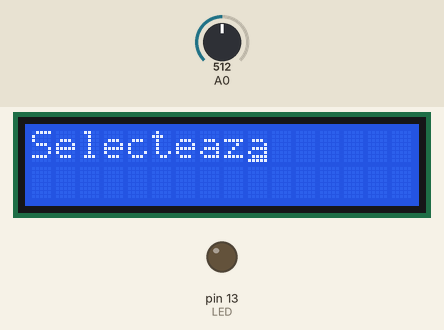
A sketch run on a simulated Arduino Uno, built with avr-gcc and run on an emulated ATmega328P. Parts: 16×2 character LCD, output pins drawn as LEDs (lit = HIGH). The test bench sets the inputs (shaded band); at power-on: A0 = 512. What the sketch prints to the serial monitor is not drawn.

Above: at 1.2 s.
1.3 s: A0 set to 633
3.0 s: A0 set to 660
At 3.4 s:
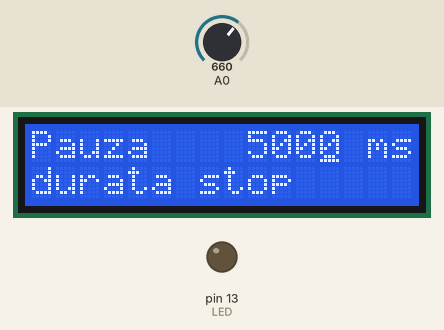
6.0 s: A0 set to 511
At 6.5 s:
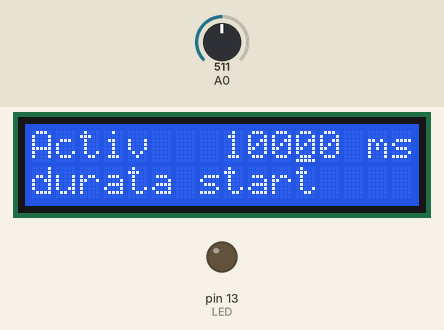
8.1 s: A0 set to 464
9.6 s: A0 set to 441
At 10.1 s:
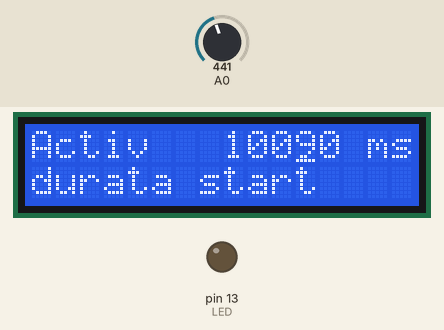
Timing chart, 0 to 12.6 s (numbered marks = the images above; inputs shaded):
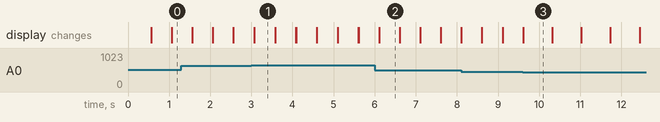

The sketch:

lcd3.ino
```cpp
//Sample using LiquidCrystal library
#include <LiquidCrystal.h>

/*******************************************************

This program will test the LCD panel and the buttons
Mark Bramwell, July 2010

********************************************************/

// select the pins used on the LCD panel
LiquidCrystal lcd(8, 9, 4, 5, 6, 7);

// define some values used by the panel and buttons
int lcd_key     = 0;
int adc_key_in  = 0;
#define btnRIGHT  0
#define btnUP     1
#define btnDOWN   2
#define btnLEFT   3
#define btnSELECT 4
#define btnNONE   5

#define actActive  	0
#define actPause   	1
#define actRun		2

#define firstDigit 	7
#define lastDigit  	12

#define delayStart  9

int tipCrt, timeActiv, timePause, timePush, nrDigit, nrCicli, nrStart;
boolean isSetActiv, isSetDigit, _canMove;
unsigned long _lastMs;

// read the buttons
int read_LCD_buttons()
{
 adc_key_in = analogRead(0);      // read the value from the sensor
 // my buttons when read are centered at these valies: 0, 144, 329, 504, 741
 // we add approx 50 to those values and check to see if we are close
 if (adc_key_in > 1000) return btnNONE; // We make this the 1st option for speed reasons since it will be the most likely result
 // For V1.1 us this threshold
 if (adc_key_in < 50)   return btnRIGHT;
 if (adc_key_in < 250)  return btnUP;
 if (adc_key_in < 450)  return btnDOWN;
 if (adc_key_in < 650)  return btnLEFT;
 if (adc_key_in < 850)  return btnSELECT;

 // For V1.0 comment the other threshold and use the one below:
/*
 if (adc_key_in < 50)   return btnRIGHT;
 if (adc_key_in < 195)  return btnUP;
 if (adc_key_in < 380)  return btnDOWN;
 if (adc_key_in < 555)  return btnLEFT;
 if (adc_key_in < 790)  return btnSELECT;
*/


 return btnNONE;  // when all others fail, return this...
}

int LED = 13; // Use the onboard Uno LED

void setup()
{
 Serial.begin(9600);
 Serial.println("LCD test!");

 lcd.begin(16, 2);              // start the library
 lcd.cursor();
 lcd.setCursor(0,0);
 lcd.print("Selecteaza"); // print a simple message

 tipCrt = actActive;
 timeActiv = 10000;
 timePause = 5000;
 timePush = 500;
 nrDigit = lastDigit;
 nrCicli = 0;
 nrStart = delayStart;

 _lastMs = 0;
 _canMove = false;

 isSetActiv = true;
 isSetDigit = false;

 pinMode(LED, OUTPUT);
}

void loop() {
//  lcd.cursor();
  lcd_key = read_LCD_buttons();  	// read the buttons


  switch (lcd_key) {
    case btnRIGHT: {
      isSetDigit = true;
      isSetActiv = false;

      if ((nrDigit + 1) > lastDigit)
        nrDigit = firstDigit;
      else
        nrDigit = nrDigit + 1;

      lcd.setCursor(nrDigit,0);

      delay(timePush);
      break;
    }

    case btnLEFT: {
      isSetDigit = true;
      isSetActiv = false;

      if ((nrDigit - 1) >= firstDigit)
        nrDigit = nrDigit - 1;
      else
        nrDigit = lastDigit;

      lcd.setCursor(nrDigit,0);

      delay(timePush);
      break;
    }

    case btnUP: {
      if (isSetDigit)
        setDigit(btnUP);
      else
        setTime(btnUP);

      delay(timePush);
      break;
    }

    case btnDOWN: {
      if (isSetDigit)
        setDigit(btnDOWN);
      else
        setTime(btnDOWN);

      delay(timePush);
      break;
    }

    case btnSELECT: {
      isSetActiv = true;
      isSetDigit = false;

      if ((tipCrt + 1) < 3)
        tipCrt = tipCrt + 1;
      else
        tipCrt = 0;

      setActiv();
      Serial.println(tipCrt);

      delay(timePush);
      break;
    }

    case btnNONE: {

      break;
    }
  }

  startCiclu();


}

void setActiv() {
  _canMove = false;
  _lastMs = 0;
  switch (tipCrt) {

    case actActive: {
      lcd.setCursor(0,0);
      lcd.print("Activ   ");
      lcd.setCursor(firstDigit,0);
      lcd.print("       ms");
      printNum(timeActiv);

      lcd.setCursor(0,1);
      lcd.print("durata start    ");

      lcd.setCursor(lastDigit,0);
      break;
    }

    case actPause: {
      lcd.setCursor(0,0);
      lcd.print("Pauza   ");
      lcd.setCursor(firstDigit,0);
      lcd.print("       ms");
      printNum(timePause);

      lcd.setCursor(0,1);
      lcd.print("durata stop     ");

      lcd.setCursor(lastDigit,0);
      break;
    }

    case actRun: {
      lcd.setCursor(0,0);
      lcd.print("Cicli   ");
      lcd.setCursor(firstDigit,0);
      lcd.print("       nr");
      printNum(0);

      _canMove = true;
      break;
    }

  }
}


void printNum(int iNum) {
  int valLen, poz;

  if(iNum > 9999)
    valLen = 5;
  else if(iNum > 999)
    valLen = 4;
  else if(iNum > 99)
    valLen = 3;
  else if(iNum > 9)
    valLen = 2;
  else
    valLen = 1;

  poz = 8 + 5 - valLen;
  lcd.setCursor(firstDigit,0);
  lcd.print("       ");
  lcd.setCursor(poz,0);
  lcd.print(iNum);

  lcd.setCursor(lastDigit,0);
}

void setTime(int tip) {
  switch (tipCrt) {

    case actActive: {
      if (tip == btnUP)
        timeActiv = timeActiv + 1;
      else
        timeActiv = timeActiv - 1;

      printNum(timeActiv);

      break;
    }

    case actPause: {
      if (tip == btnUP)
        timePause = timePause + 1;
      else
        timePause = timePause - 1;

      printNum(timePause);

      break;
    }

 }
}

void getDigit(int iNum, int nDig) {
  lcd.setCursor(nDig,0);
}

void setDigit(int tip) {
  switch (tipCrt) {
    case actActive: {
      int d;
      char c;
      char acBuf[14];  // added 1 for NULL termination and 1 for the minus sign
      sprintf( acBuf, "%13d", timeActiv);
      c = acBuf[nrDigit];
      if (c >= 48)
        d = acBuf[nrDigit]-'0';
      else
        d = 0;

      Serial.print("buf ");Serial.print(acBuf);Serial.print(" poz ");Serial.print(nrDigit);
      Serial.print(" chr ");Serial.print(acBuf[nrDigit]);Serial.print(" digit ");Serial.println(d);

      if (tip == btnUP) {
         if (d < 9)
           d = d + 1;
         else
           d = 0;
      }
	     else  {
         if (d > 0)
           d = d - 1;
         else
           d = 9;
	  }

      lcd.setCursor(nrDigit,0);
      lcd.print(d);
      lcd.setCursor(nrDigit,0);

      String str = String(d);
      c = str.charAt(0);
      Serial.print("digitUp ");Serial.print(d);Serial.print(" chrUp ");Serial.println(c);
      acBuf[nrDigit] = c;

      for (int i = 0; i < sizeof(acBuf); i++){
        Serial.print(i, DEC);
        Serial.print(" = ");
        Serial.print(acBuf[i]);
        Serial.print(" = ");
        Serial.println(acBuf[i], DEC);
      }

      String str1((char*)acBuf);
      timeActiv = str1.toInt();
      Serial.print("strUp ");Serial.print(str1);Serial.print(" time ");Serial.println(timeActiv);
      Serial.println(str);

      break;
    }

    case actPause: {
      int d;
      char c;
      char acBuf[14];  // added 1 for NULL termination and 1 for the minus sign
      sprintf( acBuf, "%13d", timePause);
	  c = acBuf[nrDigit];
      if (c >= 48)
        d = acBuf[nrDigit]-'0';
      else
        d = 0;

      Serial.print("buf ");Serial.print(acBuf);Serial.print(" poz ");Serial.print(nrDigit);
      Serial.print(" chr ");Serial.print(acBuf[nrDigit]);Serial.print(" digit ");Serial.println(d);

      if (tip == btnUP) {
         if (d < 9)
           d = d + 1;
         else
           d = 0;
      }
	    else  {
         if (d > 0)
           d = d - 1;
         else
           d = 9;
	   }

      lcd.setCursor(nrDigit,0);
      lcd.print(d);
      lcd.setCursor(nrDigit,0);

      String str = String(d);
      c = str.charAt(0);
      Serial.print("digitUp ");Serial.print(d);Serial.print(" chrUp ");Serial.println(c);
      acBuf[nrDigit] = c;

      for (int i = 0; i < sizeof(acBuf) - 1; i++) {
       Serial.print(i, DEC);
       Serial.print(" = ");
       Serial.println(acBuf[i]);
      }

      String str1((char*)acBuf);
      timePause = str1.toInt();
      Serial.print("strUp ");Serial.print(str1);Serial.print(" time ");Serial.println(timePause);
      Serial.println(str);

      break;
   }
  }
}

void startCiclu() {
  if ((_lastMs == 0) && _canMove) {
    _lastMs = millis();
    nrStart = delayStart;

    lcd.setCursor(0,1);
    lcd.print("start in    ");
    lcd.setCursor(12,1);
    lcd.print(nrStart);
    lcd.setCursor(13,1);
    lcd.print(" s");
  }

  if (((millis() - _lastMs) > 1000) && _canMove) {
    if (nrStart > 1) {
      nrStart = nrStart - 1;
      lcd.setCursor(12,1);
      lcd.print(nrStart);
      _lastMs = millis();
    }
    else {
      lcd.setCursor(0,1);
      lcd.print("  >> start >>  ");
	    digitalWrite(LED, HIGH);
	    delay(timeActiv);

      lcd.setCursor(0,1);
      lcd.print("  >> stop >>   ");
	    digitalWrite(LED, LOW);
	    delay(timePause);

	    nrCicli = nrCicli + 1;
	    lcd.setCursor(firstDigit,0);
 //      lcd.print("       nr");
      printNum(nrCicli);

     }

  }

}
```

Measured:
- the behaviour switches between 649 and 650 on A0 (found by bisection; images 0 and 1)
- after the input at 3.0 s, the display: changes after 0.07 s (image 1)
- what the display in image 1 shows lasts 0.5 s, from 3.1 s to 3.6 s
